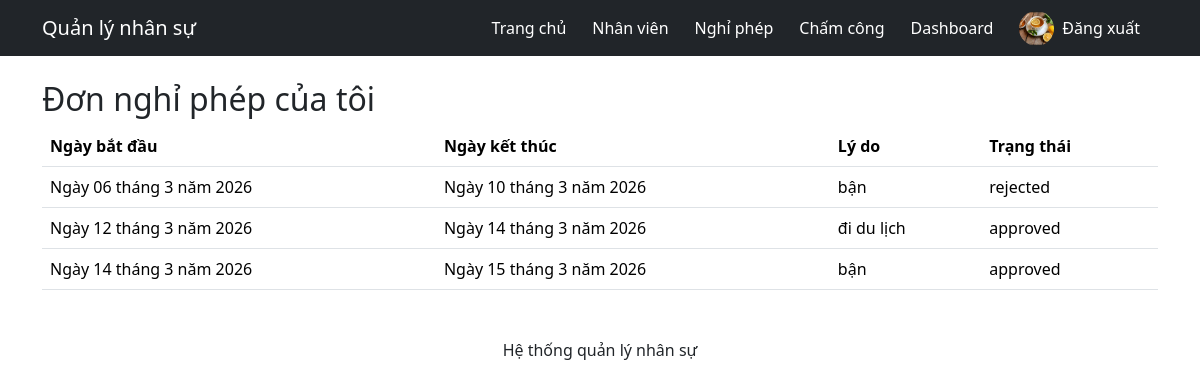
/my-leave/ (signed in), run on the app's committed database.
### employees/models.py (models this page shows, shortened)
class Employee(models.Model):
    user = models.OneToOneField(User, on_delete=models.CASCADE, verbose_name="Tài khoản")
    department = models.ForeignKey(
        Department,
        on_delete=models.SET_NULL,
        null=True,
        verbose_name="Phòng ban"
    )
    position = models.ForeignKey(
        Position,
        on_delete=models.SET_NULL,
        null=True,
        verbose_name="Chức vụ"
    )
    phone = models.CharField("Số điện thoại", max_length=20)
    address = models.TextField("Địa chỉ")
    photo = models.ImageField("Ảnh nhân viên", upload_to='employees/', null=True, blank=True)
    class Meta:
        verbose_name = "Nhân viên"
        verbose_name_plural = "Nhân viên"

class LeaveRequest(models.Model):
    STATUS = (
        ('pending', 'Chờ duyệt'),
        ('approved', 'Đã duyệt'),
        ('rejected', 'Từ chối')
    )
    employee = models.ForeignKey(Employee, on_delete=models.CASCADE, verbose_name="Nhân viên")
    start_date = models.DateField("Ngày bắt đầu")
    end_date = models.DateField("Ngày kết thúc")
    reason = models.TextField("Lý do")
    status = models.CharField(
        "Trạng thái",
        max_length=20,
        choices=STATUS,
        default='pending'
    )
    class Meta:
        verbose_name = "Đơn nghỉ phép"
        verbose_name_plural = "Đơn nghỉ phép"

### employees/views.py (the view)
# urls.py: path('my-leave/',views.my_leave,name='my_leave'),
@login_required
def my_leave(request):
    employee = Employee.objects.get(user=request.user)
    leaves = LeaveRequest.objects.filter(employee=employee)
    return render(request,'leave_list.html',{'leaves':leaves})

### employees/templates/leave_list.html
{% extends 'base.html' %}
{% block content %}
<h2>Đơn nghỉ phép của tôi</h2>
<table class="table">
<tr>
<th>Ngày bắt đầu</th>
<th>Ngày kết thúc</th>
<th>Lý do</th>
<th>Trạng thái</th>
</tr>
{% for leave in leaves %}
<tr>
<td>{{leave.start_date}}</td>
<td>{{leave.end_date}}</td>
<td>{{leave.reason}}</td>
<td>{{leave.status}}</td>
</tr>
{% endfor %}
</table>
{% endblock %}

### employees/templates/base.html (shortened to what this page needs)
<!DOCTYPE html>
<html lang="vi">
<head>
<link href="https://cdn.jsdelivr.net/npm/bootstrap@5.3.2/dist/css/bootstrap.min.css" rel="stylesheet">
</head>
<body>
<nav class="navbar navbar-dark bg-dark">
<div class="container">
<a class="navbar-brand" href="/">Quản lý nhân sự</a>
<ul class="navbar-nav flex-row align-items-center">
<li class="nav-item mx-2">
<a class="nav-link {% if request.path == '/' %}active-menu{% endif %}" href="/">
Trang chủ
</a>
</li>
<li class="nav-item mx-2">
<a class="nav-link {% if '/employees' in request.path %}active-menu{% endif %}" href="/employees">
Nhân viên
</a>
</li>
<li class="nav-item mx-2">
<a class="nav-link {% if '/leave' in request.path %}active-menu{% endif %}" href="/leave">
Nghỉ phép
</a>
</li>
<li class="nav-item mx-2">
<a class="nav-link {% if '/attendance' in request.path %}active-menu{% endif %}" href="/attendance">
Chấm công
</a>
</li>
<li class="nav-item mx-2">
<a class="nav-link {% if '/dashboard' in request.path %}active-menu{% endif %}" href="/dashboard">
Dashboard
</a>
</li>
{% if request.user.is_authenticated %}
{% if request.user.employee.photo %}
<img src="{{request.user.employee.photo.url}}" class="avatar-small ms-2">
{% endif %}
<li class="nav-item mx-2">
<a class="nav-link text-white" href="/logout/">
Đăng xuất
</a>
</li>
{% else %}
<li class="nav-item mx-2">
<a class="nav-link text-white" href="/login/">
Đăng nhập
</a>
</li>
{% endif %}
</ul>
</div>
</nav>
<div class="container mt-4">
{% block content %}
{% endblock %}
</div>
<footer class="text-center mt-5">
<p>Hệ thống quản lý nhân sự</p>
</footer>
</body>
</html>

### employees/templates/base.html (style rules this page uses)
.nav-link { color:white !important; margin-right:10px; }
.avatar-small { width:35px; height:35px; border-radius:50%; object-fit:cover; }

### data on the page
LeaveRequest: start_date "Ngày 06 tháng 3 năm 2026", end_date "Ngày 10 tháng 3 năm 2026", reason "bận", status "rejected"
LeaveRequest: start_date "Ngày 12 tháng 3 năm 2026", end_date "Ngày 14 tháng 3 năm 2026", reason "đi du lịch", status "approved"
LeaveRequest: start_date "Ngày 14 tháng 3 năm 2026", end_date "Ngày 15 tháng 3 năm 2026", reason "bận", status "approved"
